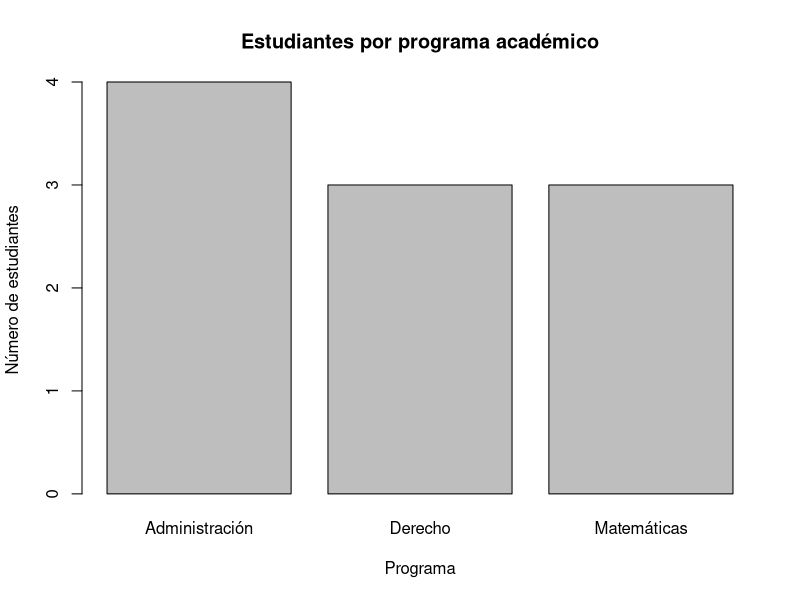
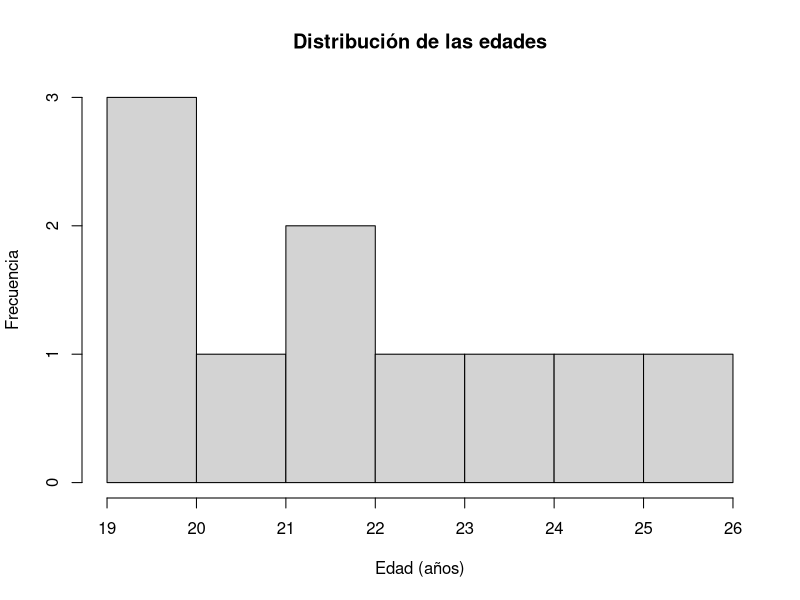
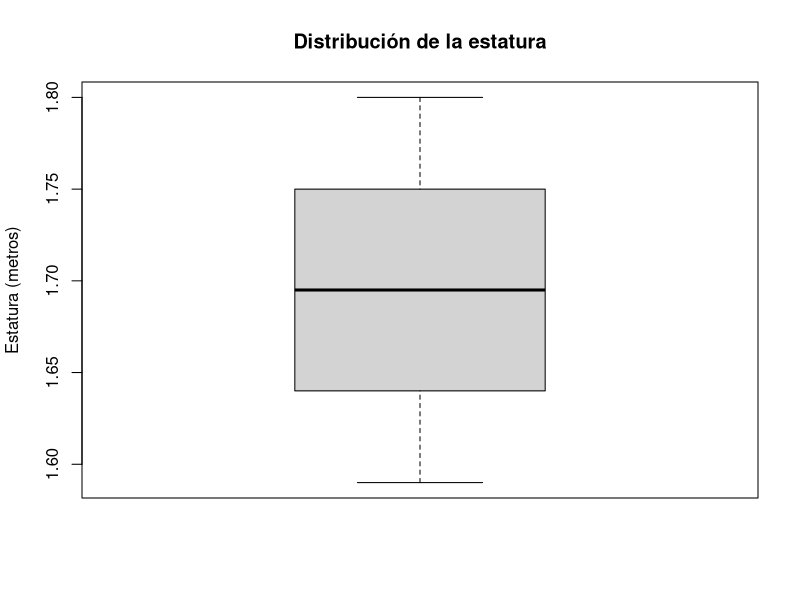

Generate these figures, in order, with R:
## ---- chunk 1
estudiantes <- data.frame(
  id = 1:10,
  programa = c("Administración", "Matemáticas", "Administración",
               "Derecho", "Matemáticas", "Derecho",
               "Administración", "Derecho", "Matemáticas",
               "Administración"),
  nivel_satisfaccion = c("Alto", "Medio", "Alto", "Bajo", "Medio",
                         "Alto", "Bajo", "Medio", "Alto", "Medio"),
  edad = c(19, 22, 21, 25, 20, 23, 24, 19, 22, 26),
  numero_hijos = c(0, 1, 0, 2, 0, 1, 1, 0, 0, 2),
  estatura_m = c(1.62, 1.75, 1.68, 1.71, 1.59,
                 1.80, 1.66, 1.73, 1.64, 1.77),
  temperatura_c = c(36.5, 36.7, 36.6, 37.0, 36.4,
                     36.8, 36.6, 36.5, 36.9, 36.7)
)

estudiantes
## ---- chunk 2
estudiantes$programa <- factor(estudiantes$programa)

estudiantes$nivel_satisfaccion <- factor(
  estudiantes$nivel_satisfaccion,
  levels = c("Bajo", "Medio", "Alto"),
  ordered = TRUE
)

str(estudiantes)
## ---- chunk 3
# Frecuencia absoluta por programa
table(estudiantes$programa)

# Frecuencia relativa por programa
prop.table(table(estudiantes$programa))

# Frecuencia de los niveles de satisfacción
table(estudiantes$nivel_satisfaccion)
## ---- chunk 4
round(100 * prop.table(table(estudiantes$programa)), 1)
## ---- chunk 5
# Resumen general de la base
summary(estudiantes)

# Media de edad
mean(estudiantes$edad)

# Mediana de estatura
median(estudiantes$estatura_m)

# Desviación estándar de la edad
sd(estudiantes$edad)

# Mínimo y máximo de temperatura
range(estudiantes$temperatura_c)
## ---- chunk 6
barplot(
  table(estudiantes$programa),
  main = "Estudiantes por programa académico",
  xlab = "Programa",
  ylab = "Número de estudiantes"
)
## ---- chunk 7
hist(
  estudiantes$edad,
  main = "Distribución de las edades",
  xlab = "Edad (años)",
  ylab = "Frecuencia"
)
## ---- chunk 8
boxplot(
  estudiantes$estatura_m,
  main = "Distribución de la estatura",
  ylab = "Estatura (metros)"
)
